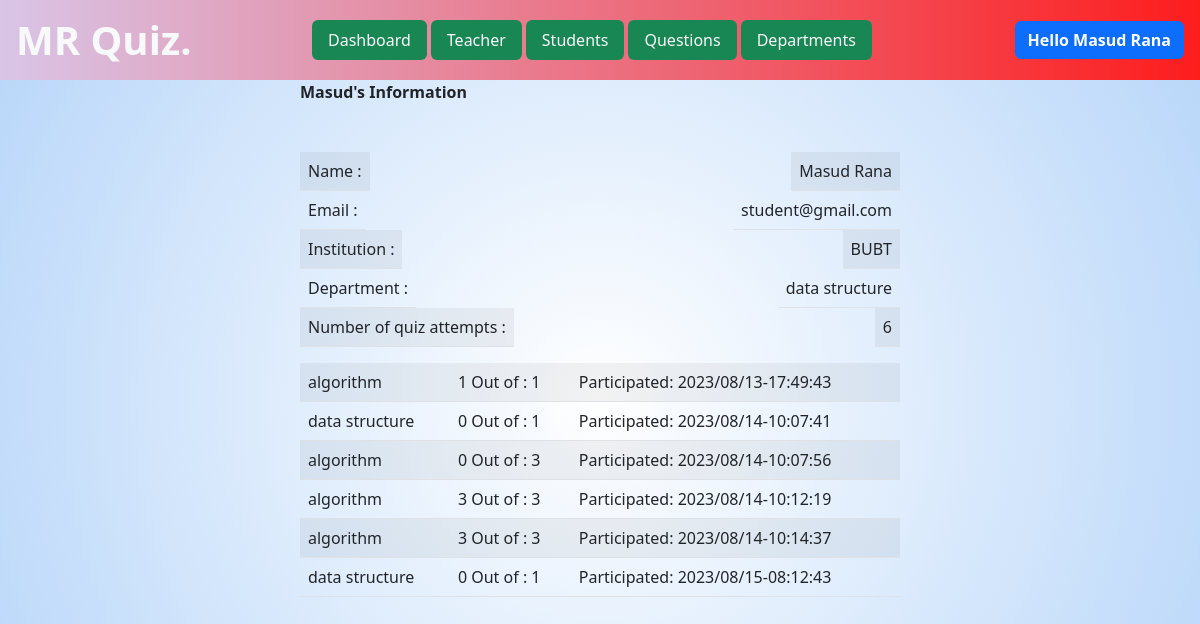
The app's page /admin/student-view.php?id=4 (signed in) with its own data.
### tables this page shows
CREATE TABLE `users` (
  `id` int(11) NOT NULL,
  `name` varchar(255) DEFAULT NULL,
  `email` varchar(255) DEFAULT NULL,
  `password` varchar(255) DEFAULT NULL,
  `department` varchar(255) NOT NULL,
  `institution` varchar(255) NOT NULL,
  `img_path` varchar(255) NOT NULL
);

CREATE TABLE `result` (
  `id` int(11) NOT NULL,
  `student_name` varchar(255) NOT NULL,
  `student_department` varchar(255) NOT NULL,
  `mark` int(20) NOT NULL,
  `out_of` varchar(20) NOT NULL,
  `date_time` varchar(20) NOT NULL,
  `email` varchar(255) NOT NULL
);

### admin/student-view.php (the view, shortened to what this page needs)
<?php
    include 'header.inc.php';
    if(isset($_SESSION['name'])){
        $st_id=$_GET['id'];
    }else{
        $st_id=0;
    }
?>
    <div class="student-view-container w-50 m-auto">
                    <div class="head d-flex flex-column mb-5">
                        <strong class="text-capitalize ">Masud's Information</strong>
                    </div>
                    <div class="student-view">
                    <?php
                            $query="SELECT * from users where id=$st_id";
                            $run=mysqli_query($con,$query);
                            if(mysqli_num_rows($run)>0){
                                $data=mysqli_fetch_assoc($run)
                                    ?>
                        <table class="table table-striped">
                            <tr class="d-flex align-items-center justify-content-between">
                                <td>Name : </td>
                                <td><?php echo $data['name']; ?></td>
                            </tr>
                            <tr class="d-flex align-items-center justify-content-between">
                                <td>Email : </td>
                                <td><?php echo $data['email']; ?></td>
                            </tr>
                            <tr class="d-flex align-items-center justify-content-between">
                                <td>Institution : </td>
                                <td><?php echo $data['institution']; ?></td>
                            </tr>
                            <tr class="d-flex align-items-center justify-content-between">
                                <td>Department : </td>
                                <td><?php echo $data['department']; ?></td>
                            </tr>
                            <tr class="d-flex align-items-center justify-content-between">
                                <td>Number of quiz attempts : </td>
                                <?php
                                    include '../php_files/config.inc.php';
                                    $mail=$data['email'];
                                    $get_last_ques_id="SELECT * from result where email='$mail'";
                                    $run_last_id=mysqli_query($con,$get_last_ques_id);
                                    $number_of_quiz=mysqli_num_rows($run_last_id);
                                    ?>
                                        <td><?php echo $number_of_quiz ?></td>
                                        </tr>
                                </table>
                        <table class="table table-striped">
                                    <?php
                                    while($data=mysqli_fetch_assoc($run_last_id)){
                                        ?>
                            <tr>
                                <td><?php echo $data['student_department'] ?></td>
                                <td><?php echo $data['mark'] ." Out of : " . $data['out_of'] ?></td>
                                <td>Participated: <?php echo $data['date_time'] ?></td>
                            </tr>
                                        <?php
                                    }
                                ?>
                        </table>
                    </div>
                </div>
                <?php
                            }
                        ?>
</body>
</html>

### css/style.css (style rules this page uses)
body { background: radial-gradient(circle, rgba(255,255,255,1) 0%, rgba(182,213,249,1) 100%); }

### records on screen
users: name "Masud Rana", email "student@gmail.com", institution "BUBT", department "data structure"
result: student_department "algorithm", mark "1", out_of "1", date_time "2023/08/13-17:49:43"
result: student_department "data structure", mark "0", out_of "1", date_time "2023/08/14-10:07:41"
result: student_department "algorithm", mark "0", out_of "3", date_time "2023/08/14-10:07:56"
result: student_department "algorithm", mark "3", out_of "3", date_time "2023/08/14-10:12:19"
result: student_department "algorithm", mark "3", out_of "3", date_time "2023/08/14-10:14:37"
result: student_department "data structure", mark "0", out_of "1", date_time "2023/08/15-08:12:43"

### other values on screen
$_SESSION['name'] "Masud Rana"
$number_of_quiz "6"
